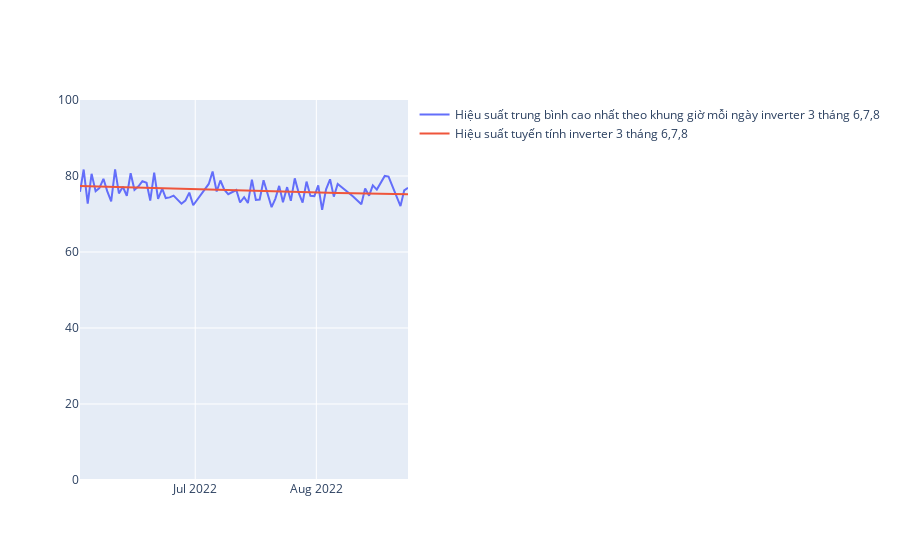

The notebook cell this image was saved under:
### Code cell
fig31 = go.Figure()
fig31.add_trace(go.Scatter(
    x=df31['date'],
    y=df31['Hieu suat'],
    name="Hiệu suất trung bình cao nhất theo khung giờ mỗi ngày inverter 3 tháng 6,7,8 "))
fig31.add_trace(go.Scatter(
    x=df31['date'],
    y=df31['Hieu suat tuyen tinh'],
    name="Hiệu suất tuyến tính inverter 3 tháng 6,7,8"))
fig31.update_layout(yaxis_range=[0, 100])
fig31.show()
